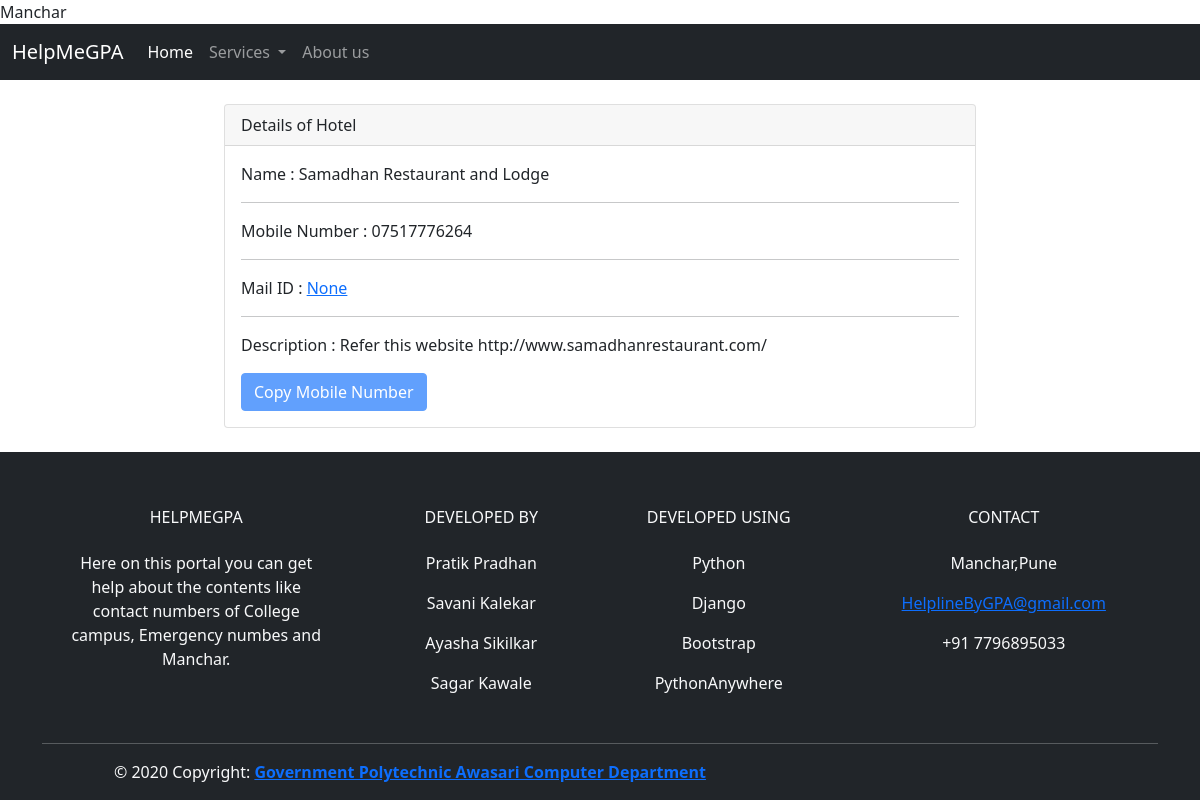
Screenshot of /MancharNos with the database file from the repository.
### Services/models.py (models this page shows)
class Manchar(models.Model):
    title = models.CharField(max_length=200)
    fname = models.CharField(max_length=200)
    lname =  models.CharField(max_length=200)
    mobileno = models.CharField(max_length=200)
    mail = models.CharField(max_length=200)
    desc = models.CharField(max_length=200, default='...',editable=True)

### Services/views.py (the view)
# urls.py: path('MancharNos',MancharNos),
def MancharNos(request):
    number=Manchar.objects.all()
    num = {
        'no':number
    }
    return render(request,"Manchar.html",context=num)

### Services/Templates/Manchar.html (shortened to what this page needs)
{% extends 'Base.html' %}
{% block content %}
{% for num in no %}
<div class="container col-lg-8 p-4">
<div class="card">
  <div class="card-header">
   Details of {{num.title}}
  </div>
  <div class="card-body">
    <p class="card-text">
        Name : {{num.fname}}&nbsp;{{num.lname}}
        <hr>
        Mobile Number : {{num.mobileno}}
        <hr>
        Mail ID : <a href="mailto:{{num.mail}}">{{num.mail}}</a>
        <hr>
         Description : {{num.desc}}
    </p>
    <a href="#" class="btn btn-primary disabled">Copy Mobile Number </a>
  </div>
</div>
</div>
{% endfor %}
{% endblock content %}

### rows the page displays
Manchar: title "Hotel", fname "Samadhan Restaurant", lname "and Lodge", mobileno "07517776264", mail "None", desc "Refer this website http://www.samadhanrestaurant.com/"
